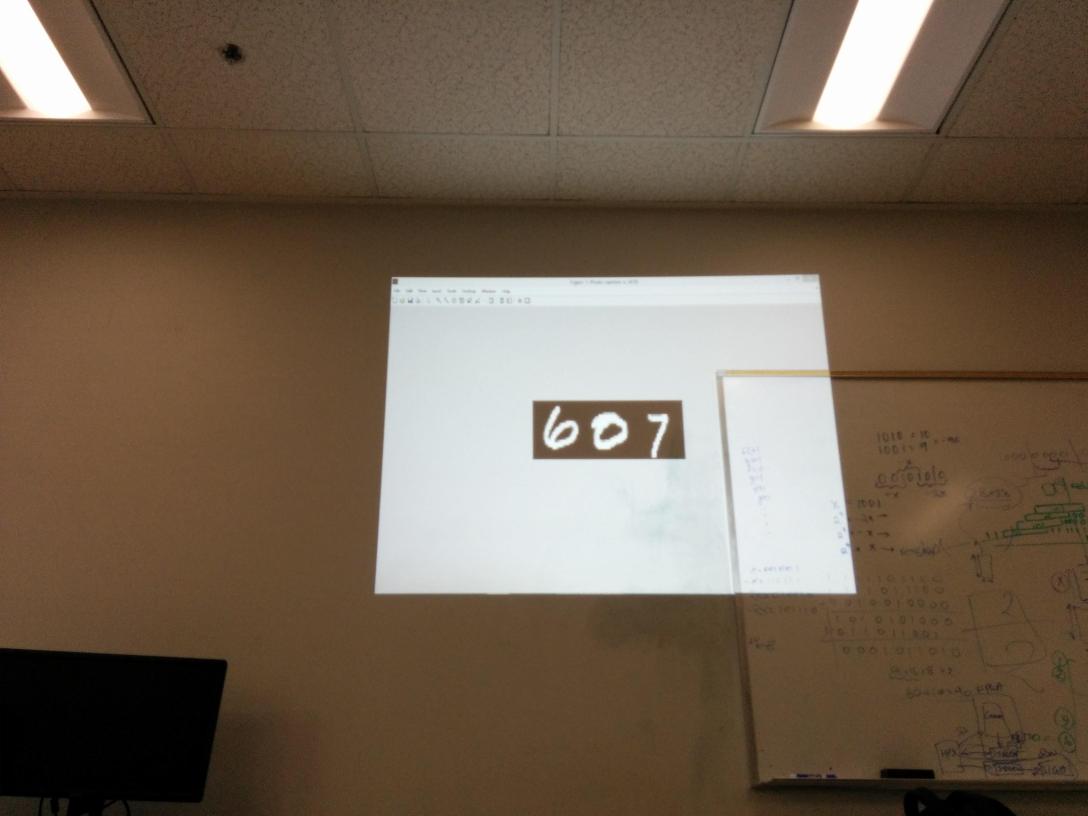
%> input picture image3.jpg, 3264 x 2448 px (shown at 1/3 size)
$ octave testz1.m   (GNU Octave 9; MATLAB toolbox functions it lacks are replaced by stand-ins)
%> lines starting %> are read from the running program, lines starting %| are printed output that depends on the picture; in (x1, y1, x2, y2) boxes, pixels count from 0 and x2, y2 are one past the last pixel; in counts of white or black regions, pixels touching at a corner belong together; the program's own positions count from 1
### part2_used.m
function [Y2]=part2_used(imagenum)
%> called with imagenum = 'image3.jpg'
%a = sprintf('image%d.jpg',imagenum);
y = imread(imagenum);
%y = img;
imshow(y)

greyscale=rgb2gray(y);
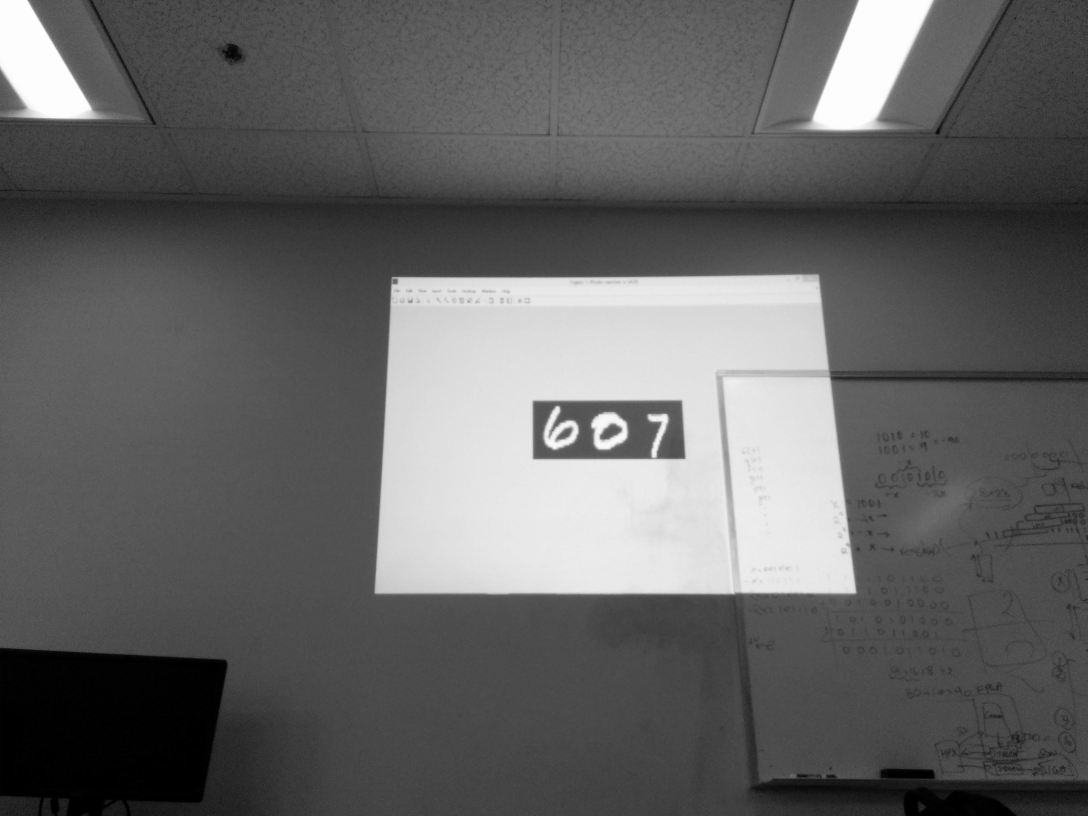
%> greyscale: size 2448x3264 uint8 (shown at 1/3 size); min 0, max 255, mean 99.2

[height, width]=size(greyscale);
%> height = 2448; width = 3264
greyscaleScaled=greyscale(height/4:height*3/4,width/4:3*width/4);
%imshow(greyscale);
avgIntesity=mean2(greyscaleScaled);
%> avgIntesity = 161.2
bwThreshold=avgIntesity/255;
%> bwThreshold = 0.632
%bwThreshold=.5;
Y=im2bw(y,bwThreshold);
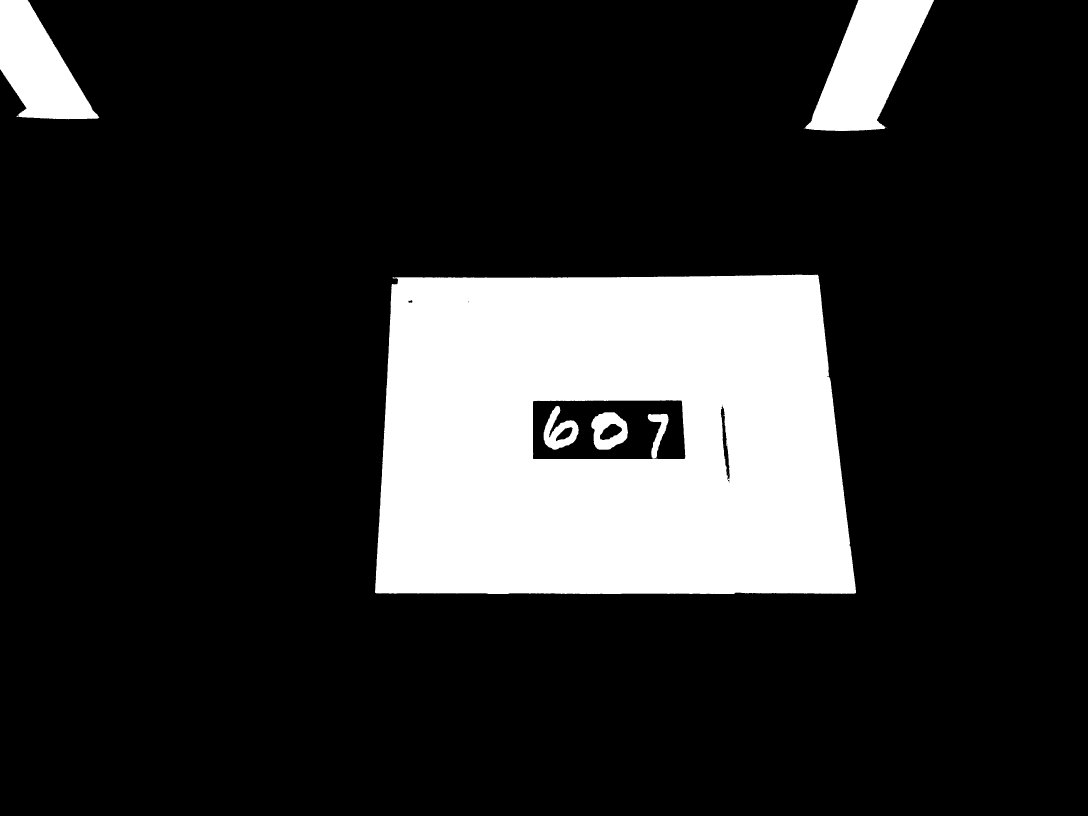
%> Y: size 2448x3264 logical (shown at 1/3 size); 17.2% white; 15 white regions (9 under 20 px), largest, box (x1, y1, x2, y2) and area: (1125, 824, 2568, 1782) 1210658, (2416, 0, 2802, 393) 83401, (0, 0, 298, 358) 60530, (1774, 1237, 1884, 1349) 7620, (1631, 1218, 1736, 1349) 6628, (1943, 1241, 2006, 1375) 3382
% [5 lines of commented-out code are left out]
s=size(Y);
%> s = [2448 3264]
s(1);
s(2);
i=1;
%find first white pixel
t=1;
while Y(t,s(2)/2) ~=1
    t=t+5;
end
%> this loop made 167 passes
%> t on passes 1 to 3: 6, 11, 16
%> after the loop, t = 836

while Y(t,s(2)/2) ~=0
    t=t+1;
end
%> after the loop, t = 1204
b=s(1);
%> b = 2448
while Y(b,s(2)/2) ~=1
    b=b-5;
end
%> this loop made 134 passes
%> b on passes 1 to 12: 2443, 2438, 2433, 2428, 2423, 2418, 2413, 2408, 2403, 2398, 2393, 2388
%> after the loop, b = 1778


while Y(b,s(2)/2) ~=0
    b=b-1;
end
%> this loop made 401 passes
%> b on passes 1 to 3: 1777, 1776, 1775
%> after the loop, b = 1377

%top and bottom found, find l and r edges
while Y(s(1)/2,i) ~=1
    i=i+5;
end
%> this loop made 232 passes
%> after the loop, i = 1161
i
%> i = 1161

%find first black pixel in white area (i value is in white area now)
% while Y(s(1)/2,i) ~=0
%     i=i+1;
% end
% i;
%i has value of side1
j=s(2);
%> j = 3264
while Y(s(1)/2,j) ~=1
    j=j-5;
end
%> this loop made 153 passes
%> j on passes 1 to 3: 3259, 3254, 3249
%> after the loop, j = 2499
j;
% [18 lines of commented-out code are left out]
cropped=Y(t:b,i:j);
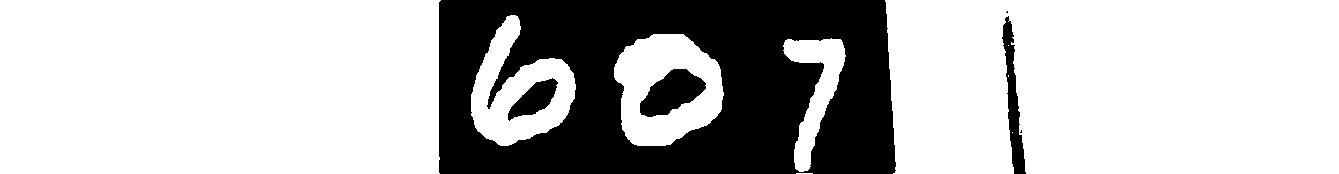
%> cropped: size 174x1339 logical; 73.2% white; 6 black regions (2 under 20 px), largest, box (x1, y1, x2, y2) and area: (439, 0, 896, 174) 57994, (640, 69, 706, 117) 1914, (1002, 16, 1026, 174) 1522, (508, 78, 558, 121) 1052

invertCropped=imcomplement(cropped);
%imshow(invertCropped);
detectedFullImage=false;
detectWhile=1;
 while detectedFullImage==false
    sumOfCols=sum(invertCropped,1);
    sumOfCols(1,704);
    while sumOfCols(1,detectWhile)==0
        sumOfCols(1,detectWhile);
        detectWhile=detectWhile+1;
    end
    firstEdge=detectWhile;
    while sumOfCols(1,detectWhile)~=0
        sumOfCols(1,detectWhile);
        detectWhile=detectWhile+1;
    end
    secondEdge=detectWhile;
% [10 lines of commented-out code are left out]

    if secondEdge-firstEdge>30
        detectedFullImage=true;
    end
end
%> this loop made 1 pass
%> (firstEdge, secondEdge) on pass 1: (440, 897)
%> after the loop, detectWhile = 897; detectedFullImage = true
 %i=firstEdge;j=secondEdge;

% Y2=cropped(:,i:j);
Y2=Y(t-10:b+10,i+firstEdge:i+secondEdge);
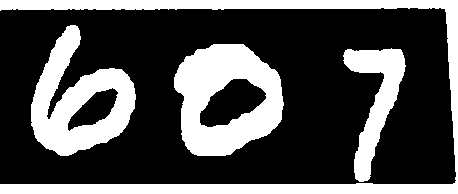
%> Y2: size 194x458 logical; 31.2% white; 4 white regions, box (x1, y1, x2, y2) and area: (0, 0, 458, 194) 10097, (174, 44, 284, 156) 7620, (31, 25, 136, 156) 6628, (343, 48, 406, 182) 3382
%figure
%imshow(Y2)

end

### part3.m
function [d1 d2 d3]=part3(imagenum)
    Y2=part2_used(imagenum);
    [colSize, rowSize]=size(Y2);%height width
%> colSize = 194; rowSize = 458
    digits = round((rowSize-40)/(colSize-40));
%> digits = 3
    d1=Y2(:,1:rowSize/digits);
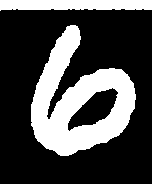
%> d1: size 194x152 logical; 32.7% white; 3 white regions, box (x1, y1, x2, y2) and area: (31, 25, 136, 156) 6628, (0, 184, 152, 194) 1520, (0, 0, 152, 11) 1492
    d2=Y2(:,rowSize/digits:2*rowSize/digits);
    d3=Y2(:,2*rowSize/digits:rowSize);
    %d1=[ones([])
    d1=imresize(d1,[28 28]);
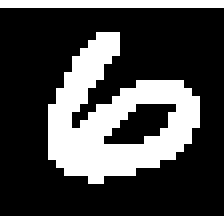
%> d1: size 28x28 logical (shown 8 times larger); 30.4% white; 3 white regions, box (x1, y1, x2, y2) and area: (6, 4, 25, 23) 182, (0, 0, 28, 1) 28, (0, 27, 28, 28) 28
    d2=imresize(d2,[28 28]);
    d3=imresize(d3,[28 28]);
    figure;
    imshow(d1);
    figure;imshow(d2);figure;imshow(d3);
%> after `imshow(d3)`:
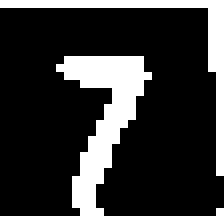
%> displayed picture: size 28x28 logical (shown 8 times larger); 23.2% white; 2 white regions, box (x1, y1, x2, y2) and area: (0, 7, 28, 28) 125, (0, 0, 28, 22) 57
end

### testz1.m
[d1 d2 d3] = part3('image3.jpg');
%> (the run ends here)

$ run again, with image100.jpg copied over image3.jpg
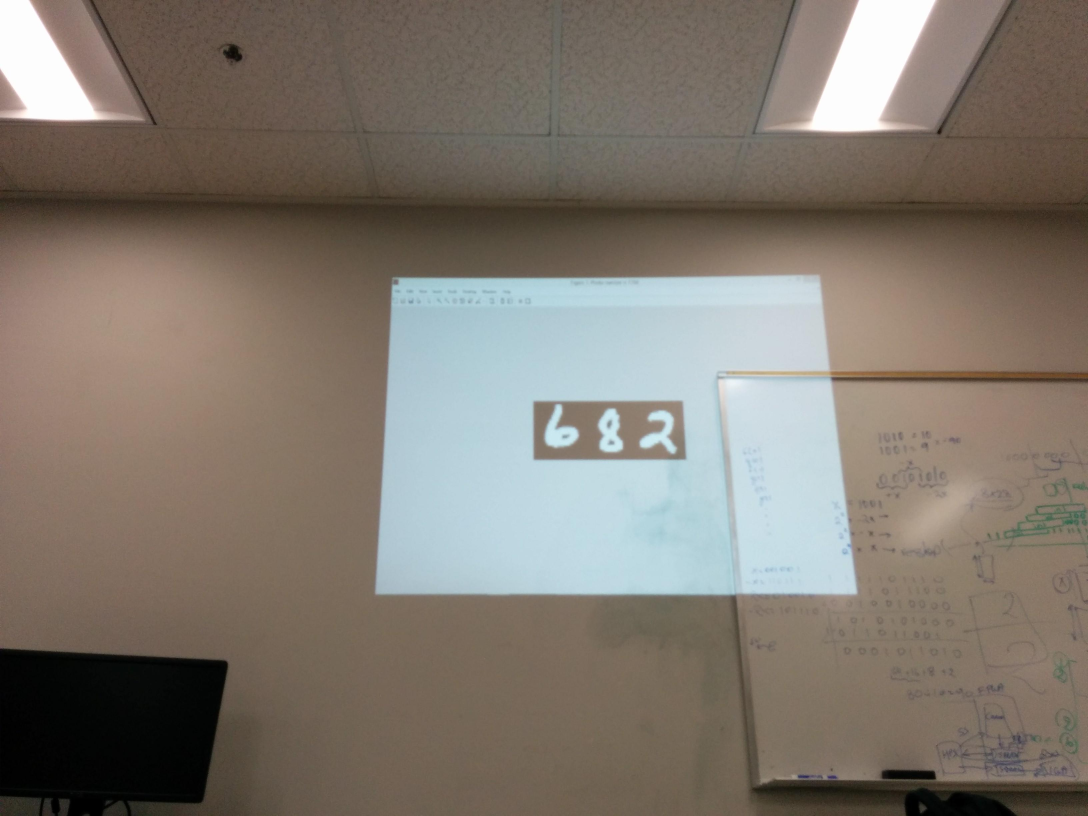
%> input picture image100.jpg, 3264 x 2448 px (shown at 1/3 size)
%> avgIntesity = 162
%> bwThreshold = 0.635
%> in part2_used, `Y=im2bw(y,bwThreshold);`:
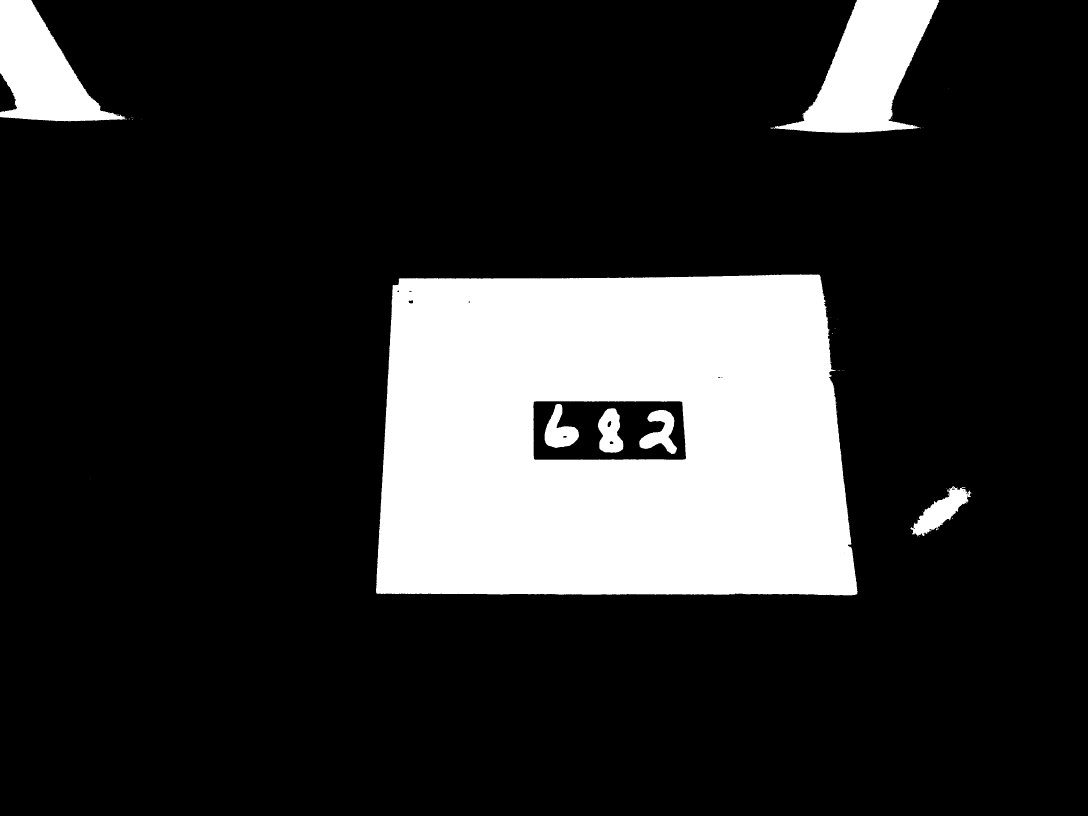
%> Y: size 2448x3264 logical (shown at 1/3 size); 17.8% white; 46 white regions (38 under 20 px), largest, box (x1, y1, x2, y2) and area: (1128, 823, 2573, 1786) 1217369, (2311, 0, 2818, 398) 98543, (0, 0, 376, 364) 70419
%> the loop in part2_used, `while Y(t,s(2)/2) ~=1` made 167 passes
%> t on passes 1 to 3: 6, 11, 16
%> after the loop in part2_used, `while Y(t,s(2)/2) ~=1`: t = 836
%> after the loop in part2_used, `while Y(t,s(2)/2) ~=0`: t = 1205
%> the loop in part2_used, `while Y(b,s(2)/2) ~=1` made 134 passes
%> b on passes 1 to 8: 2443, 2438, 2433, 2428, 2423, 2418, 2413, 2408
%> after the loop in part2_used, `while Y(b,s(2)/2) ~=1`: b = 1778
%> the loop in part2_used, `while Y(b,s(2)/2) ~=0` made 399 passes
%> b on passes 1 to 3: 1777, 1776, 1775
%> after the loop in part2_used, `while Y(b,s(2)/2) ~=0`: b = 1379
%> the loop in part2_used, `while Y(s(1)/2,i) ~=1` made 232 passes
%> after the loop in part2_used, `while Y(s(1)/2,i) ~=1`: i = 1161
%> the loop in part2_used, `while Y(s(1)/2,j) ~=1` made 152 passes
%> j on passes 1 to 3: 3259, 3254, 3249
%> after the loop in part2_used, `while Y(s(1)/2,j) ~=1`: j = 2504
%> cropped: size 175x1344 logical; 75.8% white; 4 black regions, box (x1, y1, x2, y2) and area: (440, 0, 898, 175) 56645, (663, 59, 674, 77) 141, (669, 120, 681, 128) 71, (529, 104, 540, 109) 47
%> the loop in part2_used, `while detectedFullImage==false` made 1 pass
%> (firstEdge, secondEdge) on pass 1: (441, 899)
%> after the loop in part2_used, `while detectedFullImage==false`: detectWhile = 899; detectedFullImage = true
%> Y2: size 195x459 logical; 36.4% white; 6 white regions (2 under 20 px), largest, box (x1, y1, x2, y2) and area: (0, 0, 459, 195) 10710, (317, 36, 430, 168) 7454, (33, 18, 136, 150) 7248, (192, 31, 269, 164) 7201
%> in part3, `imshow(d3)`:
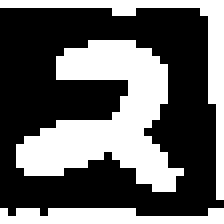
%> displayed picture: size 28x28 logical (shown 8 times larger); 39.4% white; 3 white regions, box (x1, y1, x2, y2) and area: (2, 5, 23, 24) 196, (0, 0, 28, 25) 68, (0, 26, 28, 28) 45
